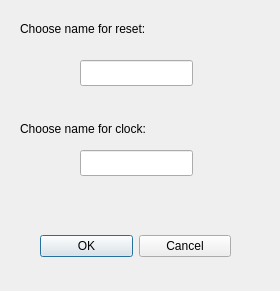
<ui version="4.0" >
 <author></author>
 <comment></comment>
 <exportmacro></exportmacro>
 <class>chooseres_nclk</class>
 <widget class="QDialog" name="chooseres_nclk" >
  <property name="geometry" >
   <rect>
    <x>0</x>
    <y>0</y>
    <width>280</width>
    <height>291</height>
   </rect>
  </property>
  <property name="minimumSize" >
   <size>
    <width>280</width>
    <height>291</height>
   </size>
  </property>
  <property name="maximumSize" >
   <size>
    <width>280</width>
    <height>291</height>
   </size>
  </property>
  <property name="windowTitle" >
   <string>Global Inputs</string>
  </property>
  <property name="windowIcon" >
   <iconset/>
  </property>
  <widget class="QWidget" name="layoutWidget" >
   <property name="geometry" >
    <rect>
     <x>40</x>
     <y>230</y>
     <width>191</width>
     <height>32</height>
    </rect>
   </property>
   <layout class="QHBoxLayout" >
    <property name="margin" >
     <number>0</number>
    </property>
    <property name="spacing" >
     <number>6</number>
    </property>
    <item>
     <widget class="QPushButton" name="okButton" >
      <property name="text" >
       <string>OK</string>
      </property>
     </widget>
    </item>
    <item>
     <widget class="QPushButton" name="cancelButton" >
      <property name="text" >
       <string>Cancel</string>
      </property>
     </widget>
    </item>
   </layout>
  </widget>
  <widget class="QLabel" name="label" >
   <property name="geometry" >
    <rect>
     <x>20</x>
     <y>20</y>
     <width>161</width>
     <height>18</height>
    </rect>
   </property>
   <property name="text" >
    <string>Choose name for reset:</string>
   </property>
  </widget>
  <widget class="QLabel" name="label_2" >
   <property name="geometry" >
    <rect>
     <x>20</x>
     <y>120</y>
     <width>161</width>
     <height>18</height>
    </rect>
   </property>
   <property name="text" >
    <string>Choose name for clock:</string>
   </property>
  </widget>
  <widget class="QLineEdit" name="clockline" >
   <property name="geometry" >
    <rect>
     <x>80</x>
     <y>150</y>
     <width>113</width>
     <height>26</height>
    </rect>
   </property>
  </widget>
  <widget class="QLineEdit" name="resetline" >
   <property name="geometry" >
    <rect>
     <x>80</x>
     <y>60</y>
     <width>113</width>
     <height>26</height>
    </rect>
   </property>
  </widget>
 </widget>
 <pixmapfunction></pixmapfunction>
 <resources/>
 <connections>
  <connection>
   <sender>okButton</sender>
   <signal>clicked()</signal>
   <receiver>chooseres_nclk</receiver>
   <slot>accept()</slot>
   <hints>
    <hint type="sourcelabel" >
     <x>278</x>
     <y>253</y>
    </hint>
    <hint type="destinationlabel" >
     <x>96</x>
     <y>254</y>
    </hint>
   </hints>
  </connection>
  <connection>
   <sender>cancelButton</sender>
   <signal>clicked()</signal>
   <receiver>chooseres_nclk</receiver>
   <slot>reject()</slot>
   <hints>
    <hint type="sourcelabel" >
     <x>369</x>
     <y>253</y>
    </hint>
    <hint type="destinationlabel" >
     <x>179</x>
     <y>282</y>
    </hint>
   </hints>
  </connection>
 </connections>
</ui>
